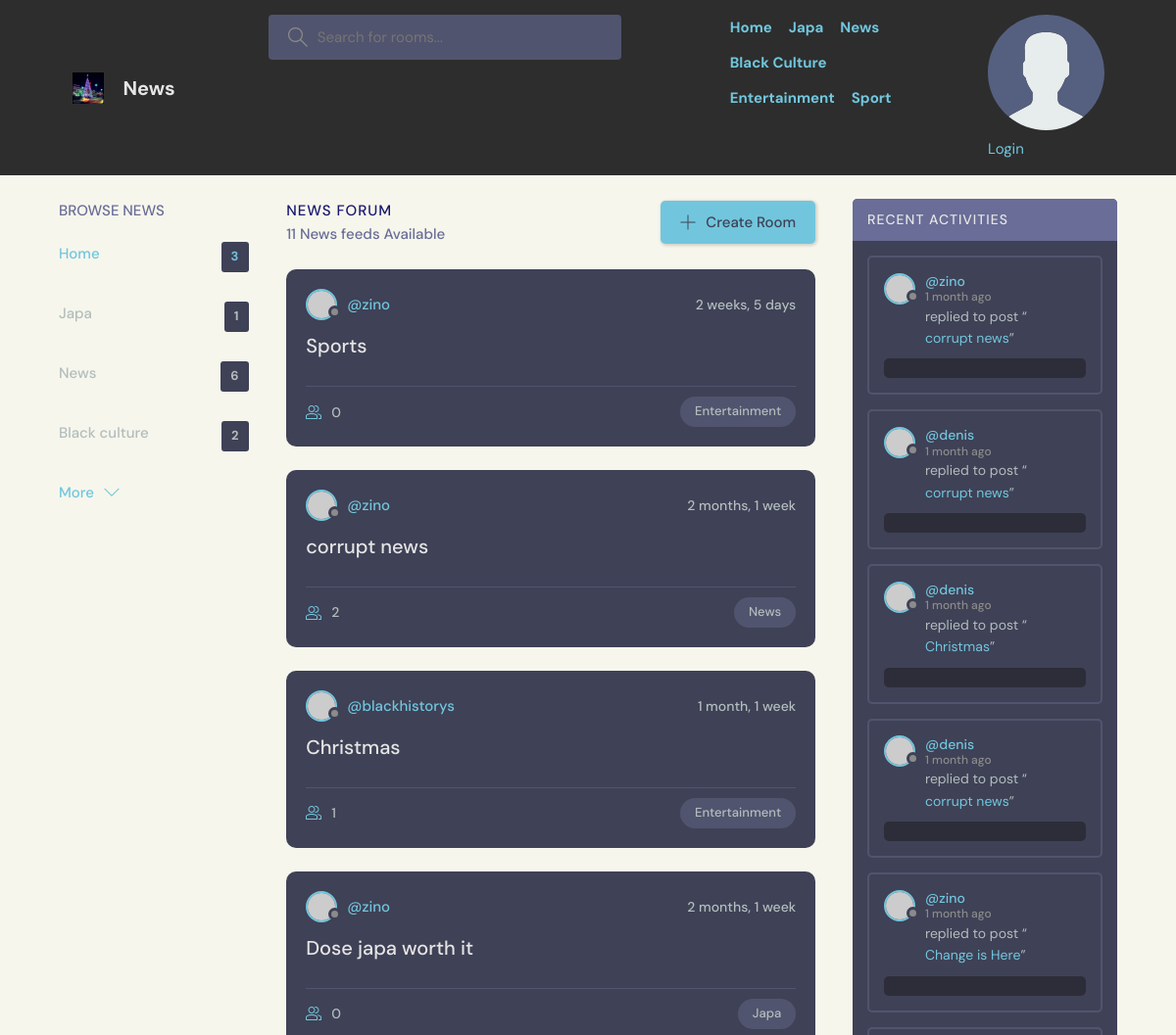
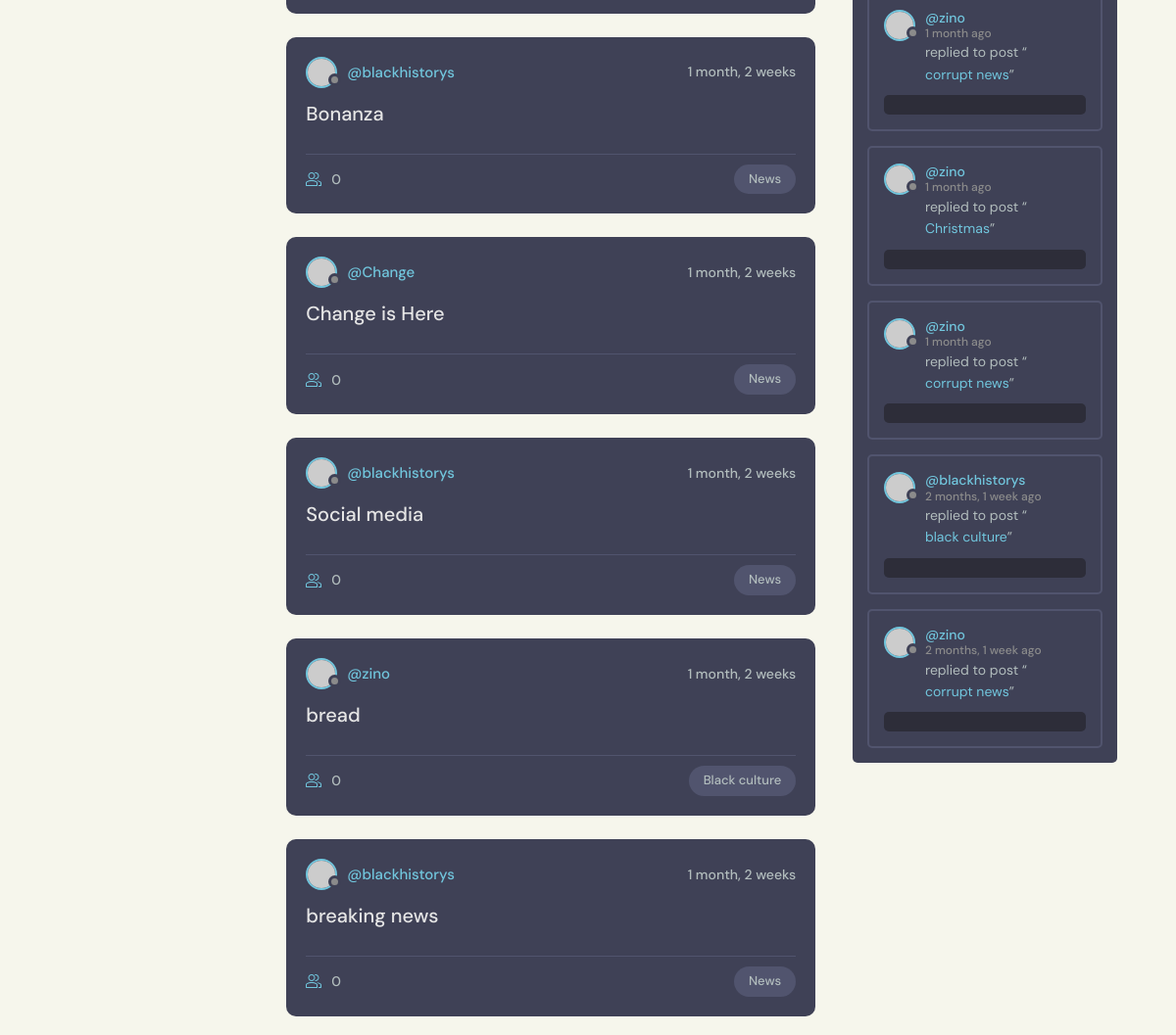
Before: / (upper part) with the older database file (2 pictures, top to bottom).
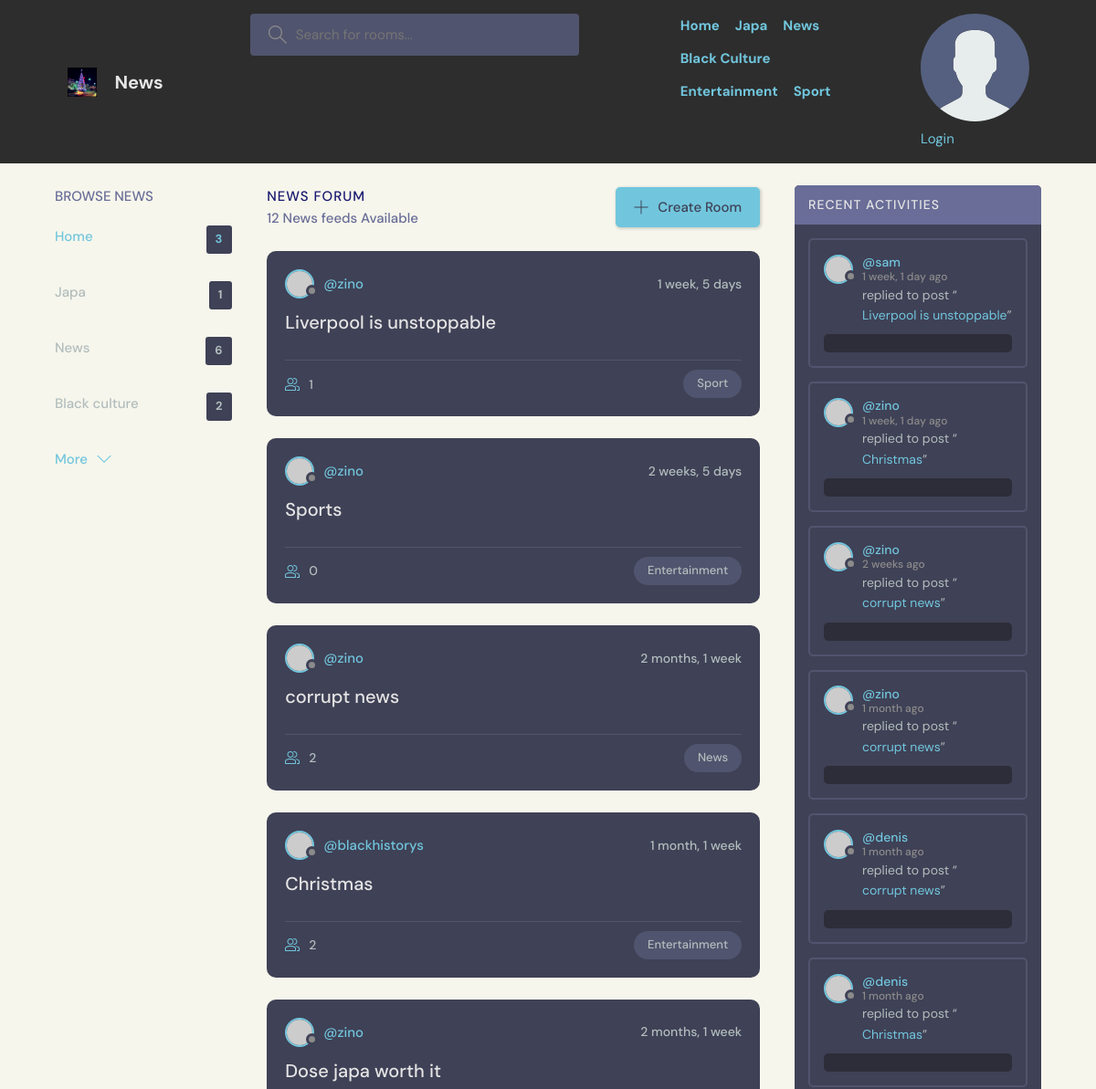
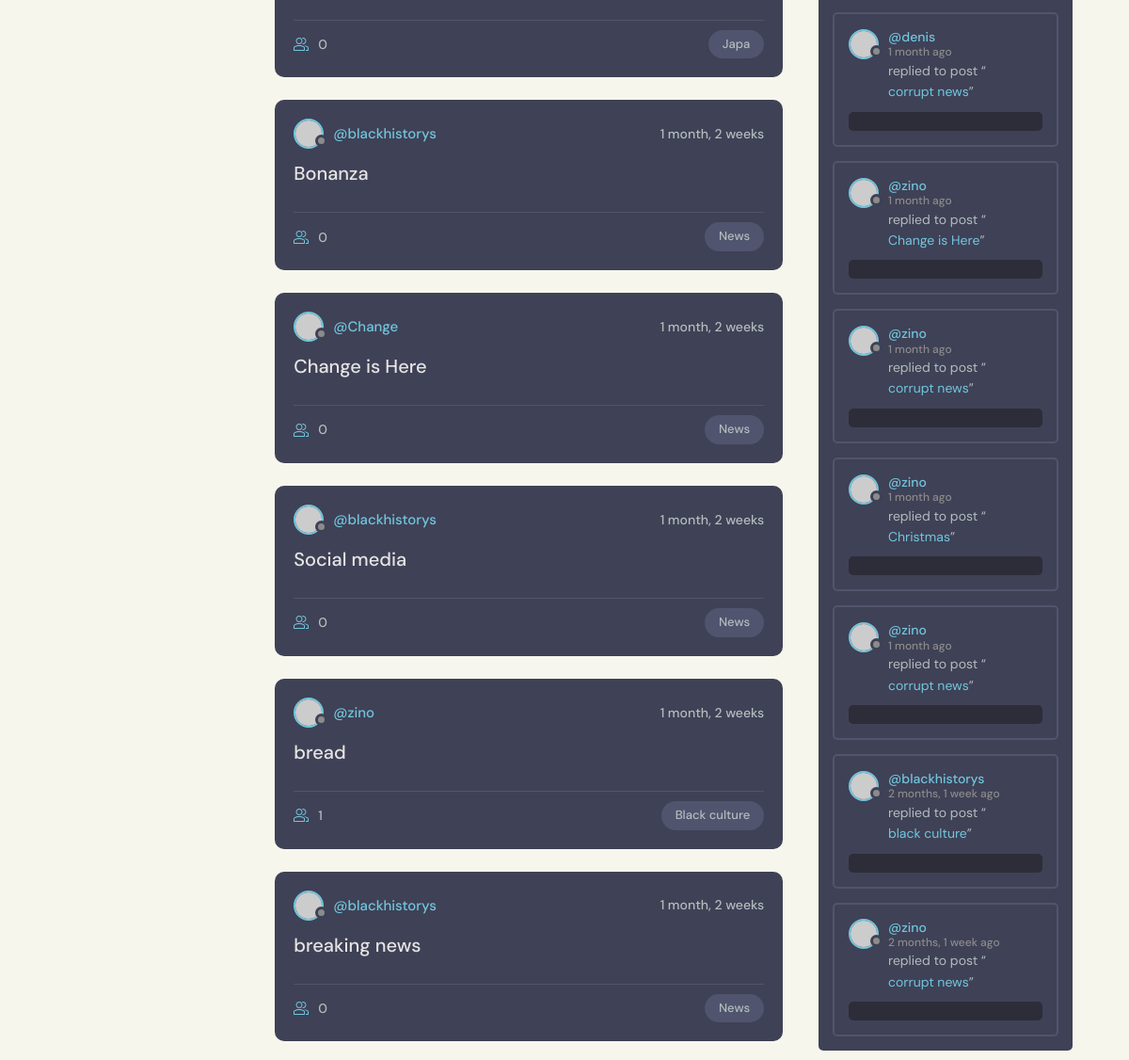
After: the same page with the newer database file (2 pictures, top to bottom).
### blog/models.py (models this page shows, shortened)
class Category(models.Model):
    name = models.CharField(max_length=100, unique=True)

class Post(models.Model):
    title = models.CharField(max_length=200)
    author = models.ForeignKey(User, on_delete=models.CASCADE)
    content = models.TextField(blank=True, null=True)
    participants =models.ManyToManyField(User, related_name='participants', blank=True)
    image = models.ImageField(upload_to='post_images/', blank=True, null=True)
    created_at = models.DateTimeField(auto_now_add=True)
    updated_at = models.DateTimeField(auto_now=True)
    category = models.ForeignKey(Category, on_delete=models.CASCADE)
    views = models.PositiveIntegerField(default=0)
    class Meta:
        ordering = ['-updated_at', 'created_at']
    def __str__(self):
        return self.title

class Comment(models.Model):
    post = models.ForeignKey(Post, related_name='comments', on_delete=models.CASCADE)
    user = models.ForeignKey(User, on_delete=models.CASCADE)
    content = models.TextField()
    created_at = models.DateTimeField(auto_now_add=True)
    class Meta:
        ordering = ['-created_at']

### blog/views.py (the view)
# urls.py: path('', views.home, name='home'),
def home(request):
    q = request.GET.get('q') if request.GET.get('q') != None else ''
    post_details = Post.objects.filter(
        Q(title__icontains=q) |
        Q(created_at__icontains=q) |
        Q(content__icontains=q) |
        Q(category__name__icontains=q)
        )
    category = Category.objects.all()[0:3]
    user_comments = Comment.objects.all()
    post_count = post_details.count() #count the number of post in the blog
    news_comments = Comment.objects.filter(Q(content__icontains=q)) #This will help to see people you follow comments
    context ={"post_details" : post_details,
              "user_comments" : user_comments,
              "post_count" : post_count,
              "news_comments" : news_comments,
              "category": category
              }
    return render(request, 'apalaa/home.html', context=context)

### template/apalaa/home.html (shortened to what this page needs)
{% extends 'main.html' %}
{% block content %}
    <main class="layout layout--3">
      <div class="container">
        {% include 'apalaa/topics_component.html'%}
        <div class="roomList">
          <div class="roomList__header">
            <div>
              <h2>News Forum</h2>
              <p>{{post_count}} News feeds Available</p>
            </div>
            <a class="btn btn--main" href="{% url 'create' %}">
              <svg version="1.1" xmlns="http://www.w3.org/2000/svg" width="32" height="32" viewBox="0 0 32 32">
                <title>add</title>
                <path
                  d="M16.943 0.943h-1.885v14.115h-14.115v1.885h14.115v14.115h1.885v-14.115h14.115v-1.885h-14.115v-14.115z"
                ></path>
              </svg>
              Create Room
            </a>
          </div>
        {% include 'apalaa/feed_component.html'%}
        </div>
        {% include 'apalaa/user_activities.html' %}
      </div>
    </main>
{% endblock content %}

### template/apalaa/topics_component.html
<div class="topics">
    <div class="topics__header">
      <h2>Browse News</h2>
    </div>
    <ul class="topics__list">
      <li>
        <a href="{% url 'home' %}" class="active">Home <span>{{category.count}}</span></a>
      </li>
      {% for user in category %}
      <li>
        <a href="{% url 'home' %}?q={{user.name}}">{{user.name}}<span>{{user.post_set.all.count}}</span></a>
      </li>
      {% endfor %}
    </ul>
    <a class="btn btn--link" href="{% url 'topics' %}">
      More
      <svg version="1.1" xmlns="http://www.w3.org/2000/svg" width="32" height="32" viewBox="0 0 32 32">
        <title>chevron-down</title>
        <path d="M16 21l-13-13h-3l16 16 16-16h-3l-13 13z"></path>
      </svg>
    </a>
  </div>

### template/apalaa/feed_component.html (shortened to what this page needs)
{% for post_detail in post_details %}
<div class="roomListRoom">
    <div class="roomListRoom__header">
      <a href="{% url 'profile' post_detail.author.id %}" class="roomListRoom__author">
        <div class="avatar avatar--small">
          <img src="https://randomuser.me/api/portraits/women/11.jpg" />
        </div>
        <span>@{{post_detail.author.username}}</span>
      </a>
      <div class="roomListRoom__actions">
        <span>{{post_detail.created_at|timesince}}</span>
      </div>
    </div>
    <div class="roomListRoom__content">
      <a href="{% url 'news' post_detail.id%}">{{post_detail.title}}</a>
    </div>
    <div class="roomListRoom__meta">
      <a href="{% url 'news' post_detail.id %}" class="roomListRoom__joined">
        {{post_detail.participants.all.count}}
      </a>
      <p class="roomListRoom__topic">{{post_detail.category.name}}</p>
    </div>
</div>
{% endfor %}

### template/apalaa/user_activities.html (shortened to what this page needs)
<div class="activities">
    <div class="activities__header">
      <h2>Recent Activities</h2>
    </div>
    {% for message in news_comments %}
    <div class="activities__box">
      <div class="activities__boxHeader roomListRoom__header">
        <a href="{% url 'profile' message.user.id %}" class="roomListRoom__author">
          <div class="avatar avatar--small">
            <img src="https://randomuser.me/api/portraits/women/11.jpg" />
          </div>
          <p>
            @{{message.user}}
            <span>{{message.created_at|timesince}} ago</span>
          </p>
        </a>
      </div>
      <div class="activities__boxContent">
        <p>replied to post “<a href="{% url 'news' message.post.id%}">{{message.post}}</a>”</p>
        <div class="activities__boxRoomContent">
        </div>
      </div>
    </div>
    {% endfor %}
  </div>

Changed rows visible on the page:
added Post: author.username "zino", created_at "1 week, 5 days", title "Liverpool is unstoppable", participants.all.count "1", category.name "Sport"
computed for Post "Christmas": participants.all.count "1" → "2"
computed for Post "bread": participants.all.count "0" → "1"
added Comment: user "sam", created_at "1 week, 1 day", post "Liverpool is unstoppable"
added Comment: user "zino", created_at "1 week, 1 day", post "Christmas"
added Comment: user "zino", created_at "2 weeks", post "corrupt news"
Other visible differences:
{{ post_count }}: "11" → "12"
